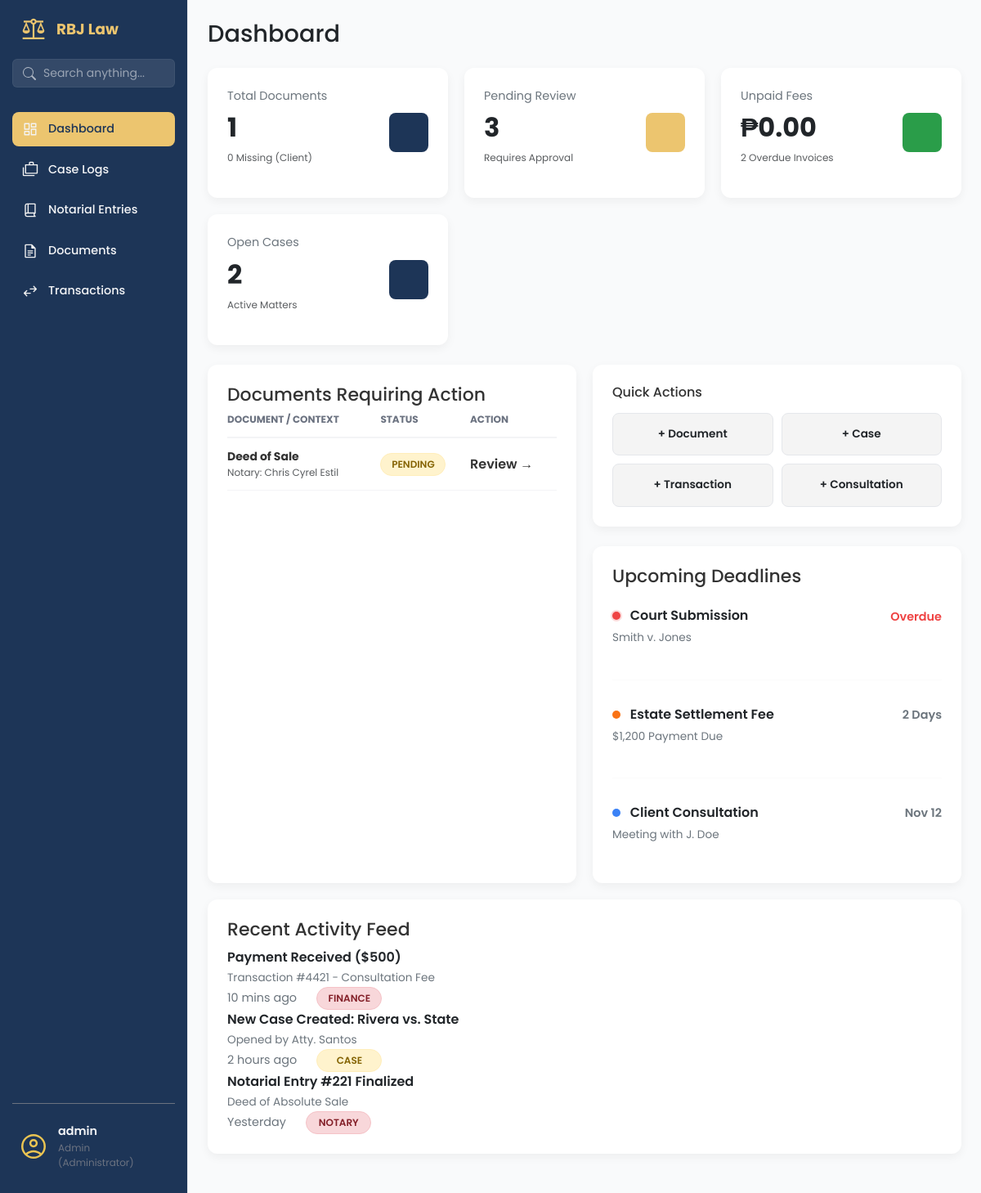
The page /dashboard (signed in) on the database as committed earlier.
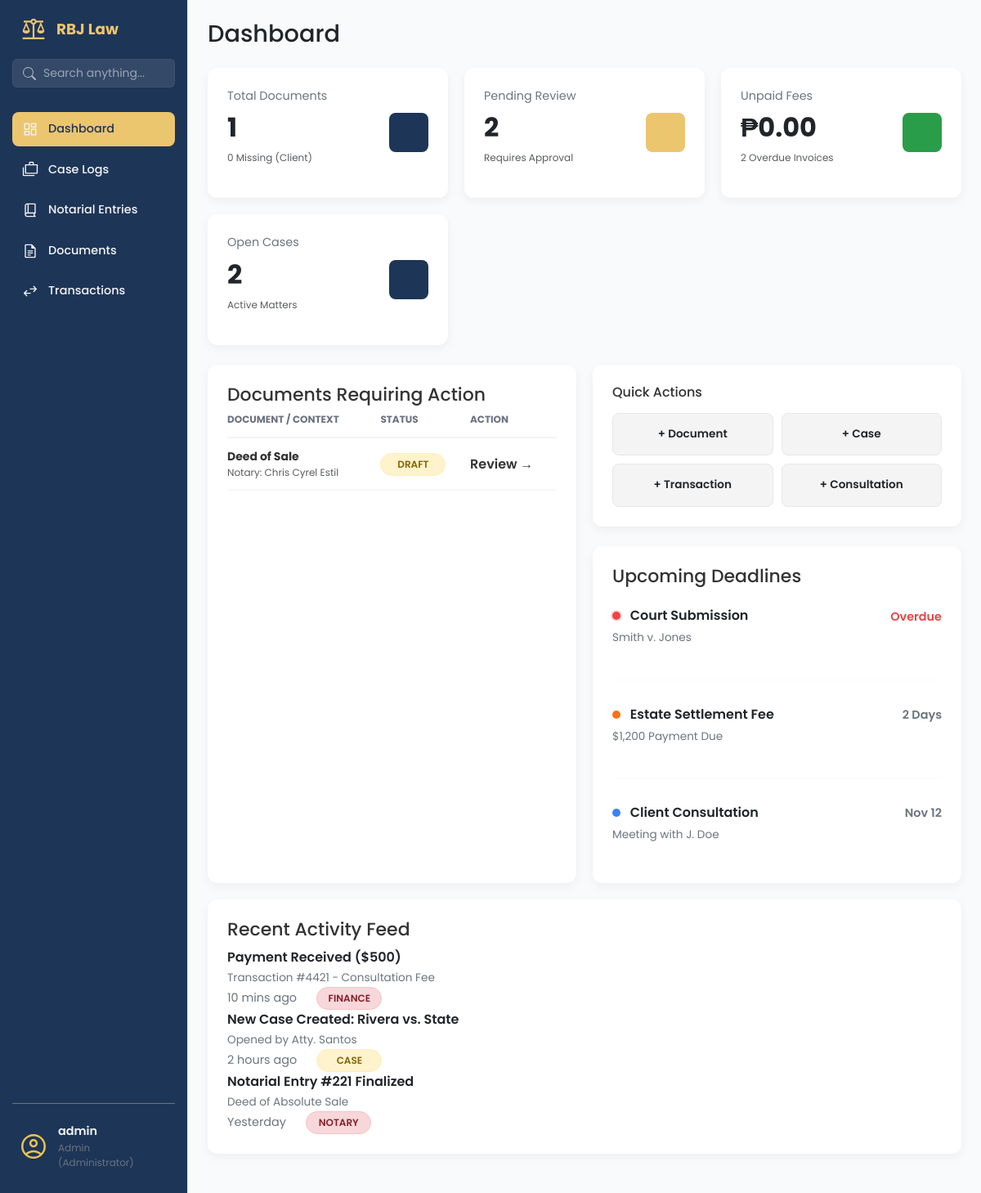
The same page on the database as committed later.
### app/models/document_mdl.py (models this page shows, shortened)
class Document(db.Model):
    __tablename__ = 'documents'
    id = db.Column(db.Integer, primary_key=True)
    filename = db.Column(db.String(255), nullable=False)
    file_path = db.Column(db.String(500), nullable=False)
    file_type = db.Column(db.String(50), nullable=True)
    file_size = db.Column(db.Integer, nullable=True)  # in bytes
    document_type = db.Column(db.String(100), nullable=True)  # e.g., Affidavit, ID, SPA Draft, etc.
    notes = db.Column(db.Text, nullable=True)
    document_status = db.Column(db.String(50), default='Pending', nullable=False)
    parent_type = db.Column(db.String(50), nullable=False)  # 'notarial_entry', 'case', 'client'
    parent_id = db.Column(db.Integer, nullable=False)
    uploaded_by = db.Column(db.Integer, db.ForeignKey('users.id'), nullable=True)
    uploaded_at = db.Column(db.DateTime, default=datetime.utcnow)
    last_modified = db.Column(db.DateTime, default=datetime.utcnow, onupdate=datetime.utcnow)
    uploader = db.relationship('User', backref='uploaded_documents', lazy=True)

### app/routes/dashboard_routes.py (the view)
@dashboard_bp.route('/')
@dashboard_bp.route('/dashboard')
@login_required
def dashboard_page():
    filtered_data = filter_dashboard_data()
    total_docs = filtered_data['documents'].count()
    missing_docs = filtered_data['documents'].filter(Document.document_status.ilike('Lacking')).count()
    if current_user.role == 'staff':
        pending_payments_count = filtered_data['transactions'].filter_by(payment_status='Pending').count()
        unpaid_sum = db.session.query(func.sum(TransactionItem.transaction_amount))\
            .filter(TransactionItem.payment_status == 'Pending',
                   TransactionItem.transaction_type == 'Notarial').scalar() or 0
        unpaid_count = TransactionItem.query.filter_by(
            payment_status='Pending',
            transaction_type='Notarial'
        ).count()
    else:
        pending_payments_count = TransactionItem.query.filter_by(payment_status='Pending').count()
        unpaid_sum = db.session.query(func.sum(TransactionItem.transaction_amount))\
            .filter(TransactionItem.payment_status == 'Pending').scalar() or 0
        unpaid_count = TransactionItem.query.filter_by(payment_status='Pending').count()
    pending_docs_count = Document.query.filter(Document.document_status.ilike('Pending')).count()
    total_pending = pending_docs_count + pending_payments_count
    open_cases = Case.query.filter(Case.status.ilike('active')).count()
    notarial_count = TransactionItem.query.filter_by(transaction_type='Notarial').count()
    case_count = TransactionItem.query.filter_by(transaction_type='Case').count()
    kpi_data = {
        'total_docs': total_docs,
        'missing_docs': missing_docs,
        'pending_review': total_pending,
        'pending_payments': pending_payments_count,  # New: specifically track pending payments
        'total_unpaid': "{:,.2f}".format(unpaid_sum), # Format as currency string
        'unpaid_count': unpaid_count,
        'open_cases': open_cases,
        'notarial_count': notarial_count,  # New: notarial transactions count
        'case_count': case_count  # New: case transactions count
    }
    action_docs_query = Document.query.filter(
        Document.document_status.in_(['Pending', 'Lacking', 'Draft', 'For Signature'])
    ).order_by(
        db.case((Document.document_status == 'Lacking', 1), else_=2),
        Document.last_modified.desc()
    ).limit(5).all()
    action_docs_data = []
    for doc in action_docs_query:
        action_docs_data.append({
            'title': doc.document_type or doc.filename,
            'context': resolve_document_context(doc),
            'status': doc.document_status,
            'id': doc.id,
            'target_url': get_context_url(doc)
        })
    if current_user.role == 'staff':
        pending_transactions = TransactionItem.query\
            .filter_by(payment_status='Pending', transaction_type='Notarial')\
            .options(joinedload(TransactionItem.client))\
            .order_by(TransactionItem.transaction_date.desc())\
            .limit(5).all()
    else:
        pending_transactions = TransactionItem.query\
            .filter_by(payment_status='Pending')\
            .options(joinedload(TransactionItem.client))\
            .order_by(TransactionItem.transaction_date.desc())\
            .limit(5).all()
    action_transactions_data = []
    for transaction in pending_transactions:
        client_name = "Unknown Client"
        if transaction.client and hasattr(transaction.client, 'full_name'):
            client_name = transaction.client.full_name
        action_transactions_data.append({
            'title': f"{transaction.purpose} - {client_name}",
            'context': f"{transaction.transaction_type} Transaction",
            'status': 'Pending Payment',
            'id': transaction.id,
            'target_url': url_for('transaction.transactions_page')  # Link to transactions page
        })
    context = {
        'kpi': kpi_data,
        'action_docs': action_docs_data,
        'action_transactions': action_transactions_data  # New: pending transactions for action
    }
    return render_template('dashboard_page.html', **context)

### app/models/client_mdl.py (called while the page is built)
    @property
    def full_name(self):
        return f"{self.client_first_name} {self.client_last_name}"

### app/routes/dashboard_routes.py (called while the page is built)
def get_context_url(doc):
    if doc.parent_type == 'case':
        return f"/cases/{doc.parent_id}"
    elif doc.parent_type == 'notarial_entry':
        return url_for('notarial_entries.entry_details', entry_id=doc.parent_id)  # CHANGED THIS LINE
    elif doc.parent_type == 'client':
        return f"/clients/{doc.parent_id}"
    return f"/documents/{doc.id}"

### app/utils/query_filters.py (called while the page is built)
def filter_dashboard_data():
    from app.models.document_mdl import Document
    from app.models.transaction_mdl import TransactionItem
    from app.models.case_mdl import Case
    if current_user.role == 'staff':
        return {
            'documents': Document.query.filter(Document.parent_type == 'notarial_entry'),
            'transactions': TransactionItem.query.filter(TransactionItem.transaction_type == 'Notarial'),
            'cases': Case.query.filter(False)  # No cases
        }
    return {
        'documents': Document.query,
        'transactions': TransactionItem.query,
        'cases': Case.query
    }

### app/templates/dashboard_page.html (shortened to what the changed rows need)
{% extends "base.html" %}
{% block content %}
<main class="dashboard-content">
    <header class="dashboard-header" style="justify-content: start;">
        <h1>Dashboard</h1>
    </header>
    <section class="dashboard-cards">
        <div class="data-card">
            <div class="data-card__info">
                <span class="data-card__title">Pending Review</span>
                <span class="data-card__value">{{ kpi.pending_review }}</span>
                <p class="text-muted" style="margin-top:4px;">Requires Approval</p>
            </div>
        </div>
    </section>
    <section class="dashboard-panels-bottom">
        <div class="panel-card">
            <div class="panel-card__body">
                <table class="action-table">
                    <thead>
                        <tr>
                            <th>Document / Context</th>
                            <th>Status</th>
                            <th>Action</th>
                        </tr>
                    </thead>
                    <tbody>
                        {% for doc in action_docs %}
                        <tr>
                            <td>
                                <div class="text-sm"><strong>{{ doc.title }}</strong></div>
                                <div class="text-muted">{{ doc.context }}</div>
                            </td>
                            <td>
                                {% if doc.status == 'Lacking' %}
                                <span class="status-tag" style="background:#fee2e2; color:#991b1b;">Missing</span>
                                {% elif doc.status == 'For Signature' %}
                                <span class="status-tag" style="background:#fef3c7; color:#92400e;">Sign</span>
                                {% else %}
                                <span class="status-tag status-tag--pending">{{ doc.status }}</span>
                                {% endif %}
                            </td>
                            <td>
                                <a href="{{ doc.target_url }}"
                                    style="color: var(--color-primary); text-decoration: none; font-weight:600;">
                                    {% if doc.status == 'Lacking' %} Upload {% else %} Review {% endif %} &rarr;
                                </a>
                            </td>
                        </tr>
                        {% endfor %}
                    </tbody>
                </table>
            </div>
        </div>
    </section>
</main>
{%endblock %}

Rows that differ between the two databases and show on the page:
changed Document "Deed of Sale": status "PENDING" → "DRAFT"
Other text that changed with them:
{{ kpi.pending_review }}: "3" → "2"
